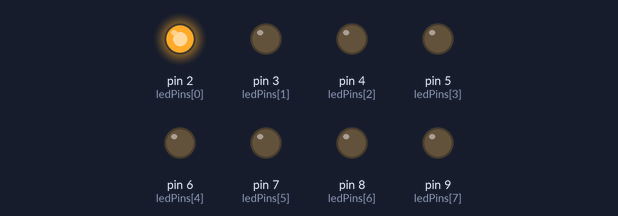
Simulated run of this sketch. Board: Arduino Uno, built with avr-gcc and run on an emulated ATmega328P. Parts: output pins drawn as LEDs (lit = HIGH).

Above: at 0.05 s.
At 0.55 s:
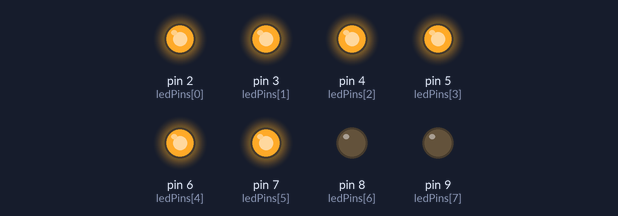
At 0.85 s:
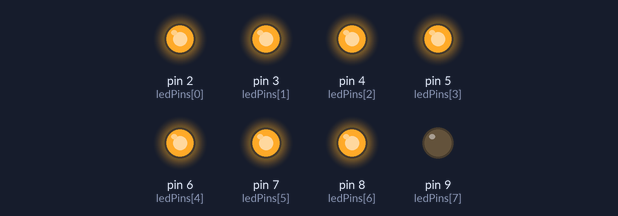
At 1.75 s:
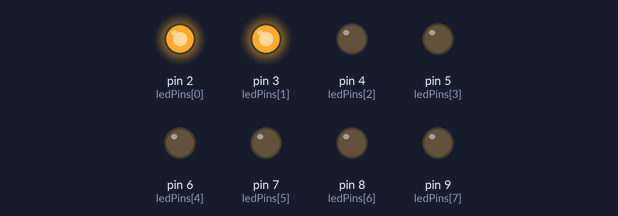
At 2.65 s:
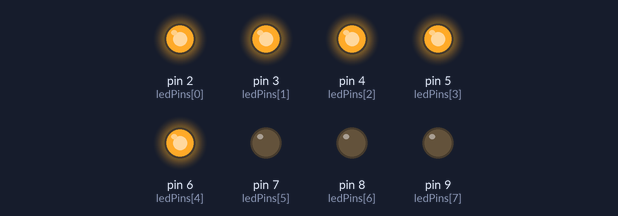
At 3.55 s:
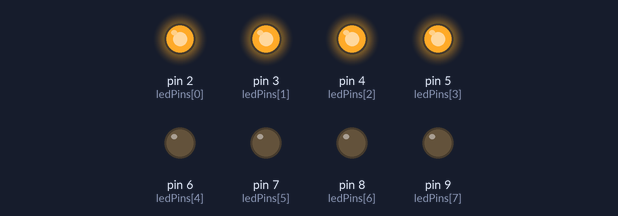
Timing chart, 0 to 3.9 s (numbered marks = the images above):
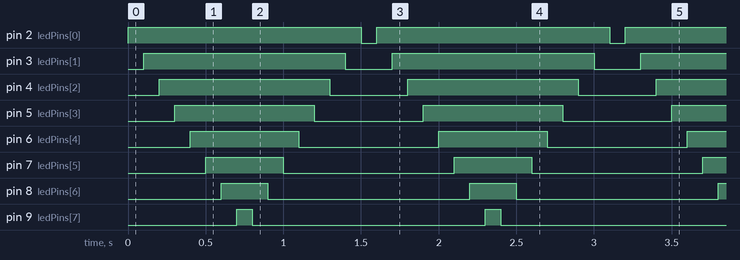

The sketch:

lab2.ino
```cpp
int ledPins[] = {2, 3, 4, 5, 6, 7, 8, 9};

void setup() {
  for (int i = 0; i < 8; i++) {
    pinMode(ledPins[i], OUTPUT);
  }
}

void loop() {
  oneAfterAnotherNoLoop();
}

void oneAfterAnotherNoLoop() {
  int delayTime = 100;
  for (int i = 0; i < 8; i++) {
    digitalWrite(ledPins[i], HIGH);
    delay(delayTime);
  }
  for (int i = 7; i >= 0; i--) {
    digitalWrite(ledPins[i], LOW);
    delay(delayTime);
  }
}
```

Measured:
- by itself, pin 2 (ledPins[0]): alternates HIGH for 1.5 s and LOW for 0.10 s
- by itself, pin 3 (ledPins[1]): alternates HIGH for 1.3 s and LOW for 0.30 s
- by itself, pin 4 (ledPins[2]): alternates HIGH for 1.1 s and LOW for 0.50 s
- by itself, pin 5 (ledPins[3]): alternates HIGH for 0.90 s and LOW for 0.70 s
- by itself, pin 6 (ledPins[4]): alternates HIGH for 0.70 s and LOW for 0.90 s
- by itself, pin 7 (ledPins[5]): alternates HIGH for 0.50 s and LOW for 1.1 s
- by itself, pin 8 (ledPins[6]): alternates HIGH for 0.30 s and LOW for 1.3 s
- by itself, pin 9 (ledPins[7]): alternates HIGH for 0.10 s and LOW for 1.5 s
